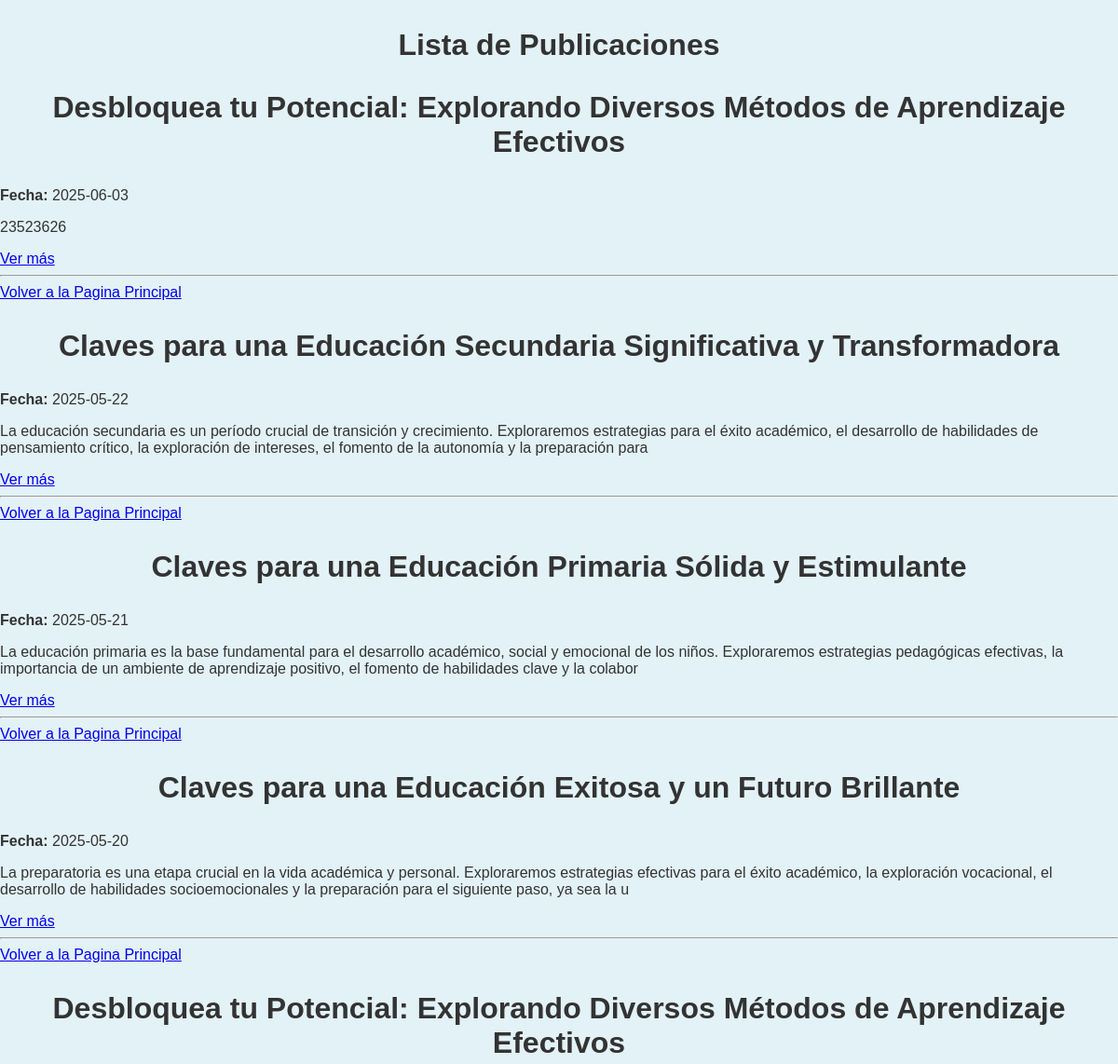
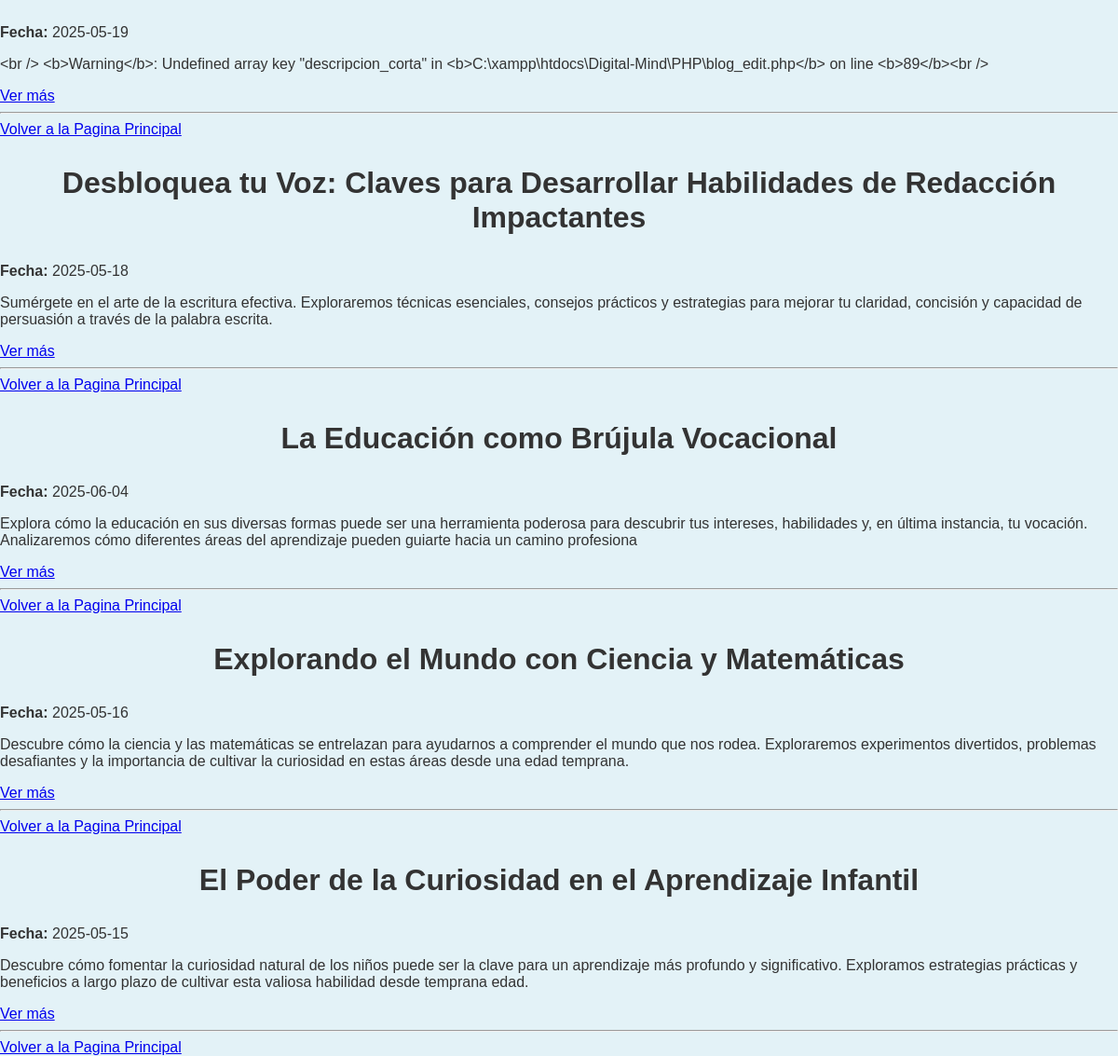
Screenshot of /PHP/publicaciones.php with the database file from the repository (2 pictures, top to bottom).
### tables this page shows
CREATE TABLE `publicaciones_2` (
  `id` int(11) NOT NULL,
  `titular` varchar(255) NOT NULL,
  `fecha` date NOT NULL,
  `descripcion_corta` varchar(255) NOT NULL,
  `contenido` text NOT NULL,
  `referencia` varchar(255) NOT NULL,
  `imagen` varchar(255) DEFAULT NULL COMMENT 'Ruta/nombre del archivo de imagen',
  `categoria` varchar(50) NOT NULL,
  `fecha_creacion` timestamp NOT NULL DEFAULT current_timestamp(),
  `total_ratings` int(11) DEFAULT 0,
  `rating_count` int(11) DEFAULT 0,
  `mensaje` varchar(255) NOT NULL,
  `estado` enum('publicado','archivado') DEFAULT 'publicado',
  `categoria_id` int(11) DEFAULT NULL
);

### PHP/publicaciones.php (the view, shortened to what this page needs)
<?php
include 'blog_db.php';
$sql = "SELECT * FROM publicaciones_2 ORDER BY fecha_creacion DESC";
$result = $conn->query($sql);
?>
<!DOCTYPE html>
<html lang="es">
<head>
    <link rel="stylesheet" href="../css/style.css">
</head>
<body>
    <h2>Lista de Publicaciones</h2>
    <?php while ($row = $result->fetch_assoc()): ?>
        <div class="post">
            <h3><?= htmlspecialchars($row["titular"]) ?></h3>
            <p><strong>Fecha:</strong> <?= $row["fecha"] ?></p>
            <p><?= htmlspecialchars($row["descripcion_corta"]) ?></p>
            <a href = "../PHP/post_completo.php?id=' . $row['id'] . ' class = " see-more >Ver más</a>
        </div>
        <hr>
        <a href="index.php" class="see-more">Volver a la Pagina Principal</a>
    <?php endwhile; ?>
</body>
</html>

### css/style.css (style rules this page uses)
html { scroll-behavior: smooth; }
* { box-sizing: border-box; }
body { font-family: 'Arial', sans-serif; margin: 0; padding: 0; background-color: #e3f2f7; color: #333; }
h1, h2, h3, h4, h5, h6, footer, .most-recent { text-align: center; font-size: 2em; margin: 30px 0; color: #333; font-weight: bold; }

### rows the page displays
publicaciones_2: titular "Desbloquea tu Potencial: Explorando Diversos Métodos de Aprendizaje Efectivos", fecha "2025-06-03", descripcion_corta "23523626"
publicaciones_2: titular "Claves para una Educación Secundaria Significativa y Transformadora", fecha "2025-05-22", descripcion_corta "La educación secundaria es un período crucial de transición y crecimiento. Exploraremos estrategias para el éxito académico, el desarrollo de habilidades de pensamiento crítico, la exploración de intereses, el fomento de la autonomía y la preparación para"
publicaciones_2: titular "Claves para una Educación Primaria Sólida y Estimulante", fecha "2025-05-21", descripcion_corta "La educación primaria es la base fundamental para el desarrollo académico, social y emocional de los niños. Exploraremos estrategias pedagógicas efectivas, la importancia de un ambiente de aprendizaje positivo, el fomento de habilidades clave y la colabor"
publicaciones_2: titular "Claves para una Educación Exitosa y un Futuro Brillante", fecha "2025-05-20", descripcion_corta "La preparatoria es una etapa crucial en la vida académica y personal. Exploraremos estrategias efectivas para el éxito académico, la exploración vocacional, el desarrollo de habilidades socioemocionales y la preparación para el siguiente paso, ya sea la u"
publicaciones_2: titular "Desbloquea tu Potencial: Explorando Diversos Métodos de Aprendizaje Efectivos", fecha "2025-05-19", descripcion_corta "<br /> <b>Warning</b>: Undefined array key \"descripcion_corta\" in <b>C:\\xampp\\htdocs\\Digital-Mind\\PHP\\blog_edit.php</b> on line <b>89</b><br />"
publicaciones_2: titular "Desbloquea tu Voz: Claves para Desarrollar Habilidades de Redacción Impactantes", fecha "2025-05-18", descripcion_corta "Sumérgete en el arte de la escritura efectiva. Exploraremos técnicas esenciales, consejos prácticos y estrategias para mejorar tu claridad, concisión y capacidad de persuasión a través de la palabra escrita."
publicaciones_2: titular "La Educación como Brújula Vocacional", fecha "2025-06-04", descripcion_corta "Explora cómo la educación en sus diversas formas puede ser una herramienta poderosa para descubrir tus intereses, habilidades y, en última instancia, tu vocación. Analizaremos cómo diferentes áreas del aprendizaje pueden guiarte hacia un camino profesiona"
publicaciones_2: titular "Explorando el Mundo con Ciencia y Matemáticas", fecha "2025-05-16", descripcion_corta "Descubre cómo la ciencia y las matemáticas se entrelazan para ayudarnos a comprender el mundo que nos rodea. Exploraremos experimentos divertidos, problemas desafiantes y la importancia de cultivar la curiosidad en estas áreas desde una edad temprana."
publicaciones_2: titular "El Poder de la Curiosidad en el Aprendizaje Infantil", fecha "2025-05-15", descripcion_corta "Descubre cómo fomentar la curiosidad natural de los niños puede ser la clave para un aprendizaje más profundo y significativo. Exploramos estrategias prácticas y beneficios a largo plazo de cultivar esta valiosa habilidad desde temprana edad."
